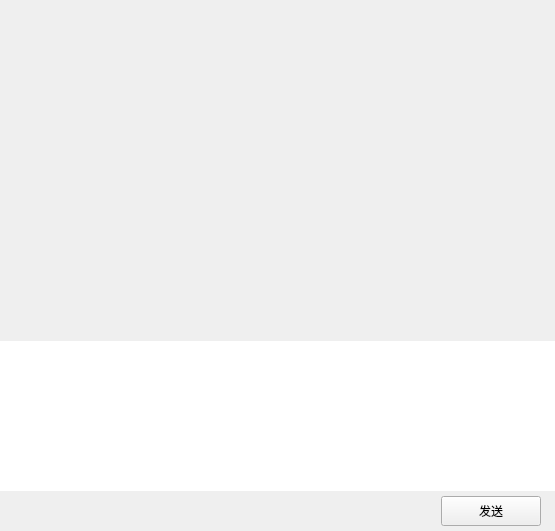
<?xml version="1.0" encoding="UTF-8"?>
<ui version="4.0">
 <class>ChatPage</class>
 <widget class="QWidget" name="ChatPage">
  <property name="geometry">
   <rect>
    <x>0</x>
    <y>0</y>
    <width>555</width>
    <height>531</height>
   </rect>
  </property>
  <property name="windowTitle">
   <string>Form</string>
  </property>
  <layout class="QVBoxLayout" name="verticalLayout">
   <property name="spacing">
    <number>0</number>
   </property>
   <property name="leftMargin">
    <number>0</number>
   </property>
   <property name="topMargin">
    <number>0</number>
   </property>
   <property name="rightMargin">
    <number>0</number>
   </property>
   <property name="bottomMargin">
    <number>0</number>
   </property>
   <item>
    <widget class="QWidget" name="chat_data_wid" native="true">
     <property name="sizePolicy">
      <sizepolicy hsizetype="Expanding" vsizetype="Expanding">
       <horstretch>0</horstretch>
       <verstretch>0</verstretch>
      </sizepolicy>
     </property>
     <layout class="QVBoxLayout" name="verticalLayout_2">
      <property name="spacing">
       <number>0</number>
      </property>
      <property name="leftMargin">
       <number>0</number>
      </property>
      <property name="topMargin">
       <number>0</number>
      </property>
      <property name="rightMargin">
       <number>0</number>
      </property>
      <property name="bottomMargin">
       <number>0</number>
      </property>
      <item>
       <widget class="QWidget" name="title_wid" native="true">
        <property name="minimumSize">
         <size>
          <width>0</width>
          <height>60</height>
         </size>
        </property>
        <property name="maximumSize">
         <size>
          <width>16777215</width>
          <height>60</height>
         </size>
        </property>
        <layout class="QVBoxLayout" name="verticalLayout_3">
         <property name="leftMargin">
          <number>11</number>
         </property>
         <property name="topMargin">
          <number>2</number>
         </property>
         <property name="rightMargin">
          <number>2</number>
         </property>
         <property name="bottomMargin">
          <number>2</number>
         </property>
         <item>
          <widget class="QWidget" name="widget" native="true">
           <layout class="QHBoxLayout" name="horizontalLayout_3">
            <property name="leftMargin">
             <number>2</number>
            </property>
            <property name="topMargin">
             <number>2</number>
            </property>
            <property name="rightMargin">
             <number>2</number>
            </property>
            <property name="bottomMargin">
             <number>2</number>
            </property>
            <item>
             <widget class="QLabel" name="title_lb">
              <property name="text">
               <string/>
              </property>
             </widget>
            </item>
           </layout>
          </widget>
         </item>
        </layout>
       </widget>
      </item>
      <item>
       <widget class="ChatView" name="chat_data_list" native="true"/>
      </item>
      <item>
       <widget class="QWidget" name="tool_wid" native="true">
        <property name="minimumSize">
         <size>
          <width>0</width>
          <height>40</height>
         </size>
        </property>
        <property name="maximumSize">
         <size>
          <width>16777215</width>
          <height>40</height>
         </size>
        </property>
        <layout class="QHBoxLayout" name="horizontalLayout_5">
         <property name="leftMargin">
          <number>2</number>
         </property>
         <property name="topMargin">
          <number>2</number>
         </property>
         <property name="rightMargin">
          <number>2</number>
         </property>
         <property name="bottomMargin">
          <number>2</number>
         </property>
         <item>
          <spacer name="horizontalSpacer_7">
           <property name="orientation">
            <enum>Qt::Horizontal</enum>
           </property>
           <property name="sizeType">
            <enum>QSizePolicy::Fixed</enum>
           </property>
           <property name="sizeHint" stdset="0">
            <size>
             <width>5</width>
             <height>20</height>
            </size>
           </property>
          </spacer>
         </item>
         <item>
          <widget class="ClickedLabel" name="emo_lb">
           <property name="minimumSize">
            <size>
             <width>25</width>
             <height>25</height>
            </size>
           </property>
           <property name="maximumSize">
            <size>
             <width>25</width>
             <height>25</height>
            </size>
           </property>
           <property name="text">
            <string/>
           </property>
          </widget>
         </item>
         <item>
          <spacer name="horizontalSpacer_6">
           <property name="orientation">
            <enum>Qt::Horizontal</enum>
           </property>
           <property name="sizeType">
            <enum>QSizePolicy::Fixed</enum>
           </property>
           <property name="sizeHint" stdset="0">
            <size>
             <width>5</width>
             <height>20</height>
            </size>
           </property>
          </spacer>
         </item>
         <item>
          <widget class="ClickedLabel" name="file_lb">
           <property name="minimumSize">
            <size>
             <width>30</width>
             <height>30</height>
            </size>
           </property>
           <property name="maximumSize">
            <size>
             <width>30</width>
             <height>30</height>
            </size>
           </property>
           <property name="text">
            <string/>
           </property>
          </widget>
         </item>
         <item>
          <spacer name="horizontalSpacer_5">
           <property name="orientation">
            <enum>Qt::Horizontal</enum>
           </property>
           <property name="sizeHint" stdset="0">
            <size>
             <width>40</width>
             <height>20</height>
            </size>
           </property>
          </spacer>
         </item>
        </layout>
       </widget>
      </item>
      <item>
       <widget class="MessageTextEdit" name="chatEdit">
        <property name="minimumSize">
         <size>
          <width>0</width>
          <height>150</height>
         </size>
        </property>
        <property name="maximumSize">
         <size>
          <width>16777215</width>
          <height>150</height>
         </size>
        </property>
        <property name="frameShape">
         <enum>QFrame::NoFrame</enum>
        </property>
       </widget>
      </item>
      <item>
       <widget class="QWidget" name="send_wid" native="true">
        <property name="minimumSize">
         <size>
          <width>0</width>
          <height>40</height>
         </size>
        </property>
        <property name="maximumSize">
         <size>
          <width>16777215</width>
          <height>40</height>
         </size>
        </property>
        <layout class="QHBoxLayout" name="horizontalLayout_4">
         <property name="topMargin">
          <number>2</number>
         </property>
         <property name="bottomMargin">
          <number>2</number>
         </property>
         <item>
          <spacer name="horizontalSpacer_2">
           <property name="orientation">
            <enum>Qt::Horizontal</enum>
           </property>
           <property name="sizeHint" stdset="0">
            <size>
             <width>36</width>
             <height>20</height>
            </size>
           </property>
          </spacer>
         </item>
         <item>
          <spacer name="horizontalSpacer_3">
           <property name="orientation">
            <enum>Qt::Horizontal</enum>
           </property>
           <property name="sizeType">
            <enum>QSizePolicy::Fixed</enum>
           </property>
           <property name="sizeHint" stdset="0">
            <size>
             <width>10</width>
             <height>20</height>
            </size>
           </property>
          </spacer>
         </item>
         <item>
          <widget class="ClickedBtn" name="send_btn">
           <property name="minimumSize">
            <size>
             <width>100</width>
             <height>30</height>
            </size>
           </property>
           <property name="maximumSize">
            <size>
             <width>100</width>
             <height>30</height>
            </size>
           </property>
           <property name="text">
            <string>发送</string>
           </property>
          </widget>
         </item>
         <item>
          <spacer name="horizontalSpacer_4">
           <property name="orientation">
            <enum>Qt::Horizontal</enum>
           </property>
           <property name="sizeType">
            <enum>QSizePolicy::Fixed</enum>
           </property>
           <property name="sizeHint" stdset="0">
            <size>
             <width>5</width>
             <height>20</height>
            </size>
           </property>
          </spacer>
         </item>
        </layout>
       </widget>
      </item>
     </layout>
    </widget>
   </item>
  </layout>
 </widget>
 <customwidgets>
  <customwidget>
   <class>ClickedBtn</class>
   <extends>QPushButton</extends>
   <header>clickedbtn.h</header>
  </customwidget>
  <customwidget>
   <class>ClickedLabel</class>
   <extends>QLabel</extends>
   <header>clickedlabel.h</header>
  </customwidget>
  <customwidget>
   <class>MessageTextEdit</class>
   <extends>QTextEdit</extends>
   <header>MessageTextEdit.h</header>
  </customwidget>
  <customwidget>
   <class>ChatView</class>
   <extends>QWidget</extends>
   <header>chatview.h</header>
   <container>1</container>
  </customwidget>
 </customwidgets>
 <resources/>
 <connections/>
</ui>
